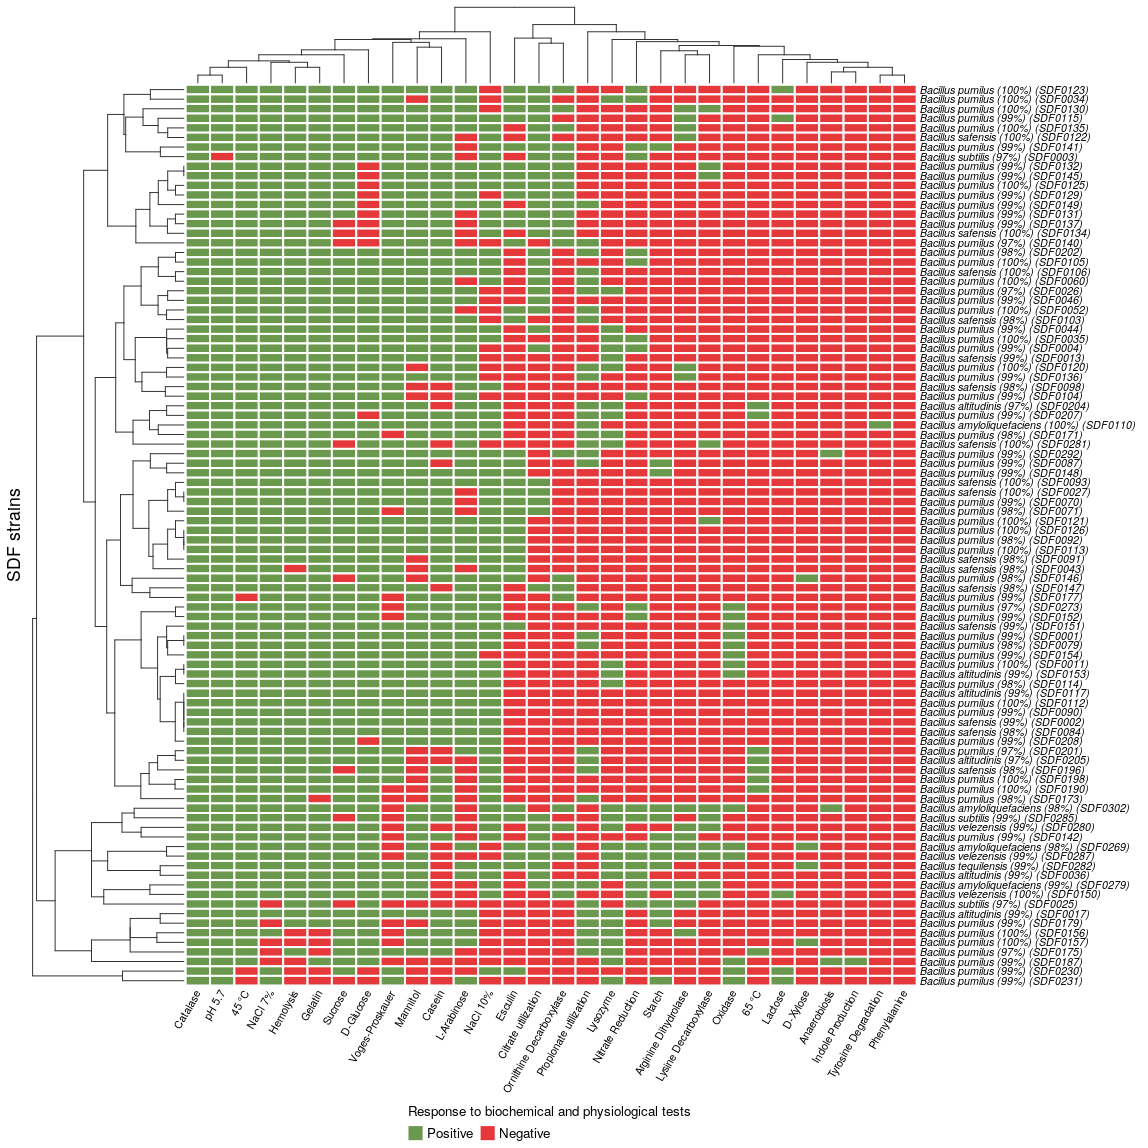

Reproduce this figure in R.
library(readr)
library(dplyr)
library(stringr)
library(here)
# Gu Z, Eils R, Schlesner M (2016). “Complex heatmaps reveal patterns and correlations in multidimensional genomic data.” Bioinformatics.
library(ComplexHeatmap)

# get the data from biochemical and physiological tests
response_to_biochemical_and_physiological_tests <- read_delim(paste0(here(), "/response_to_biochemical_and_physiological_tests.tsv"), "\t", escape_double = FALSE, trim_ws = TRUE)
response_to_biochemical_and_physiological_tests$SDF <- str_pad(response_to_biochemical_and_physiological_tests$SDF, 4, pad = "0")

# get the selected group (B. subtilis like)
group_tax_b_subtilis <- read_delim(paste0(here(),"/group_tax_b_subtilis.tsv"), "\t", escape_double = FALSE, trim_ws = TRUE)

# Filtering the results for the selected group 
b_subtilis_filtered <- response_to_biochemical_and_physiological_tests %>%
  filter(as.numeric(SDF) %in% as.numeric(group_tax_b_subtilis$SDF))

# concatenating the species names and their isolates id (SDF9999)
rownames <- as.character(paste0(b_subtilis_filtered$Taxonomy, " (SDF", b_subtilis_filtered$SDF, ")"))

# builds a list of labels for the heatmap
colnames <- paste(c( 
  "Citrate utilization",
  "Propionate utilization",
  "NaCl 7%",	
  "NaCl 10%",
  "Lysozyme",
  "45 °C",	
  "65 °C",	
  "pH 5.7",	
  "Anaerobiosis",
  "Catalase",
  "Oxidase",
  "Hemolysis",
  "Nitrate Reduction",
  "Casein",
  "Gelatin",
  "Esculin",
  "Starch",
  "Phenylalanine",
  "Tyrosine Degradation",
  "Arginine Dihydrolase",
  "Lysine Decarboxylase",
  "Ornithine Decarboxylase",
  "Indole Production",
  "D-Glucose",
  "L-Arabinose",
  "Lactose",
  "Mannitol",
  "Sucrose",
  "D-Xylose",
  "Voges-Proskauer"))

# removing unused columns from the dataset
b_subtilis_filtered <- dplyr::select(b_subtilis_filtered, -c(NCBI, SDF)) 
# View(B_subtilis_filtered)

# Converting the dataset into a numeric matrix omitting the first (string) column
matrix <- data.matrix(b_subtilis_filtered[,-1])
# View(matrix)

# assigning row names for the plot
rownames(matrix) <- rownames
# assigning column names for the plot
colnames(matrix) <- colnames

# margins
par(mar=c(1,1,1,1))

# heatmap
ht = Heatmap(
  matrix,
  #name = 'Bacillus_subtilis_group',
  #heatmap_legend_param = list(direction = "horizontal", title_position = "topcenter"),
  # clustering_distance_rows = function(x, y) 1 - cor(x, y),  #cluster and dendogram with a function that calculates pairwise distance
  clustering_distance_rows = "pearson",
  row_title = "SDF strains", # rows
  row_dend_side = "left", # side of rows dendogram
  row_names_side = "right", # side of row names
  row_dend_width = unit(4, "cm"),# high dendogram lines
  row_dend_gp = gpar(col = "gray20"), # color dendogram lines
  row_dend_reorder = TRUE,
  heatmap_legend_param = list(labels = c("Positive","Negative"), 
                              title = substitute(paste("Response to biochemical and physiological tests")),
                              direction = "horizontal",
                              ncol = 2),
  column_dend_height = unit(2, "cm"),# high dendogram lines
  column_dend_gp = gpar(col = "gray20"), # color dendogram lines
  column_title_side = "top",
  column_dend_side = "top",
  column_dend_reorder = TRUE,
  column_names_rot = 60,
  row_names_gp = gpar(fontsize = 8, fontface=3),
  column_names_gp = gpar(fontsize = 8),
  rect_gp = gpar(col = "white", lwd = 2),
  col = c( "#e5383b","#6a994e")
)
draw(ht, heatmap_legend_side = "bottom")
